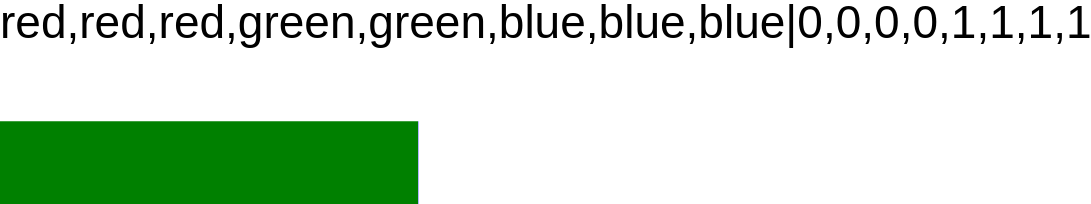

Describe this chart as a Vega-Lite specification.
### Vega specification from a JSON file in a GitHub repository (floating-point values rounded to 4 significant figures)
{"scales": [{"name": "q", "type": "quantile", "domain": [1, 2, 3, 4, 5, 6, 7, 8], "range": ["red", "green", "blue"]}], "marks": [{"type": "text", "encode": {"enter": {"text": {"signal": "pluck(gradient('q',[0,0],[1,0]).stops,'color') + '|' + pluck(gradient('q',[0,0],[1,0]).stops,'offset')"}}}}, {"type": "rect", "encode": {"enter": {"x": {"value": 0}, "y": {"value": 20}, "width": {"value": 100}, "height": {"value": 20}, "fill": {"gradient": "q"}}}}]}
